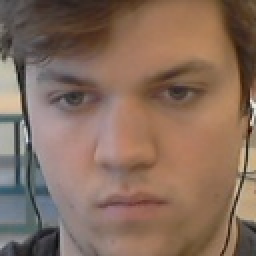
#> input picture junk/resize_steve.jpg, 128 x 128 px, given in place of x-raw, format=(string)BGR ! appsink, which was not available (shown 2 times larger)
$ python test1.py   (Python 2 division)
#> lines starting #> are read from the running program, lines starting #| are printed output that depends on the picture; pictures that were not available may be replaced by others from this repository, and a replacement may not be noted
import sys
import cv2
import numpy as np

def read_cam():
    # On versions of L4T previous to L4T 28.1, flip-method=2
    # Use the Jetson onboard camera
    cap = cv2.VideoCapture("nvcamerasrc ! video/x-raw(memory:NVMM), width=(int)1280, height=(int)720,format=(string)I420, framerate=(fraction)30/1 ! nvvidconv flip-method=0 ! video/x-raw, format=(string)BGRx ! videoconvert ! video/x-raw, format=(string)BGR ! appsink")
    if cap.isOpened():
        windowName = "CannyDemo"
        cv2.namedWindow(windowName, cv2.WINDOW_NORMAL)
        cv2.resizeWindow(windowName,1280,720)
        cv2.moveWindow(windowName,0,0)
        cv2.setWindowTitle(windowName,"Canny Edge Detection")
        showWindow=3  # Show all stages
        showHelp = True
        font = cv2.FONT_HERSHEY_PLAIN
        helpText="'Esc' to Quit, '1' for Camera Feed, '2' for Canny Detection, '3' for All Stages. '4' to hide help"
        edgeThreshold=40
        showFullScreen = False
        while True:
            if cv2.getWindowProperty(windowName, 0) < 0: # Check to see if the user closed the window
                # This will fail if the user closed the window; Nasties get printed to the console
                break;
            ret_val, frame = cap.read();
#> frame is the input picture: shape (128, 128, 3); mean B, G, R 93.1, 108.6, 134.5
            hsv=cv2.cvtColor(frame, cv2.COLOR_BGR2GRAY)
            blur=cv2.GaussianBlur(hsv,(7,7),1.5)
            edges=cv2.Canny(blur,0,edgeThreshold)
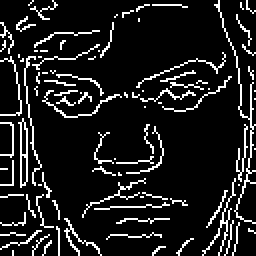
#> edges: shape (128, 128) (shown 2 times larger); 11.4% white in thin lines or dots
            if showWindow == 3:  # Need to show the 4 stages
                # Composite the 2x2 window
                # Feed from the camera is RGB, the others gray
                # To composite, convert gray images to color.
                # All images must be of the same type to display in a window
                frameRs=cv2.resize(frame, (640,360))
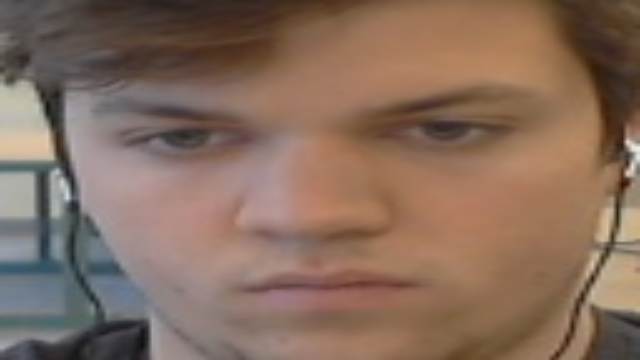
#> frameRs: shape (360, 640, 3); mean B, G, R 93, 108.5, 134.4
                hsvRs=cv2.resize(hsv,(640,360))
                vidBuf = np.concatenate((frameRs, cv2.cvtColor(hsvRs,cv2.COLOR_GRAY2BGR)), axis=1)
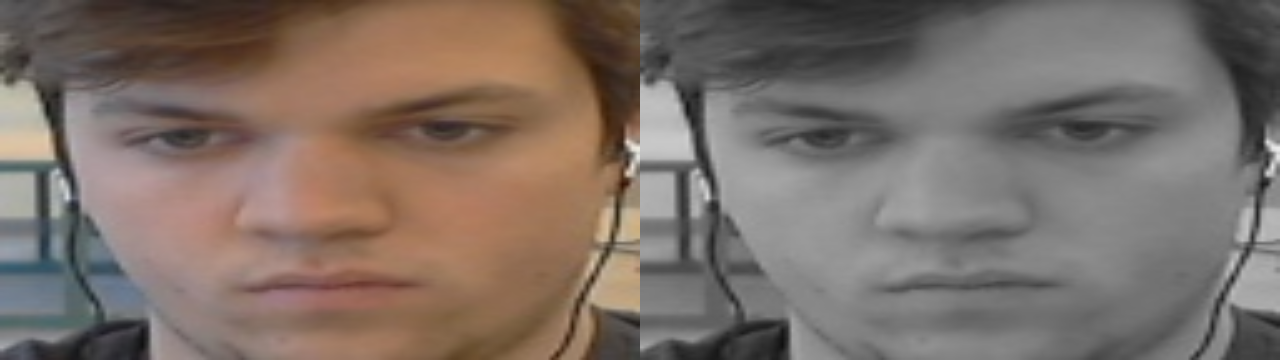
#> vidBuf: shape (360, 1280, 3); mean B, G, R 103.7, 111.5, 124.4
                blurRs=cv2.resize(blur,(640,360))
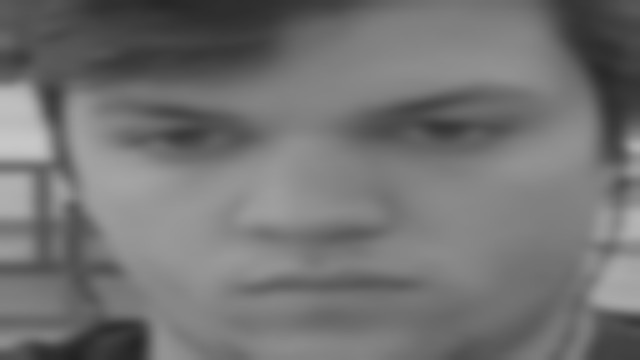
#> blurRs: shape (360, 640); min 34, max 199, mean 114.5
                edgesRs=cv2.resize(edges,(640,360))
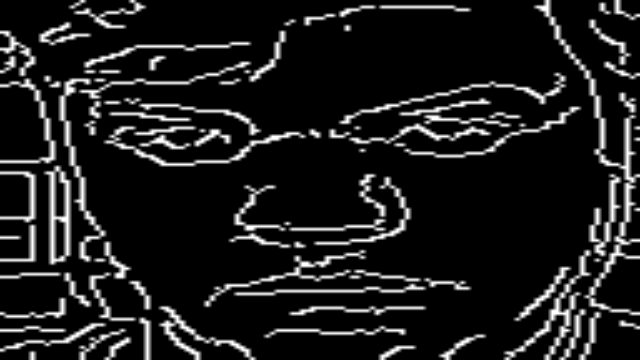
#> edgesRs: shape (360, 640); min 0, max 255, mean 29
                vidBuf1 = np.concatenate( (cv2.cvtColor(blurRs,cv2.COLOR_GRAY2BGR),cv2.cvtColor(edgesRs,cv2.COLOR_GRAY2BGR)), axis=1)
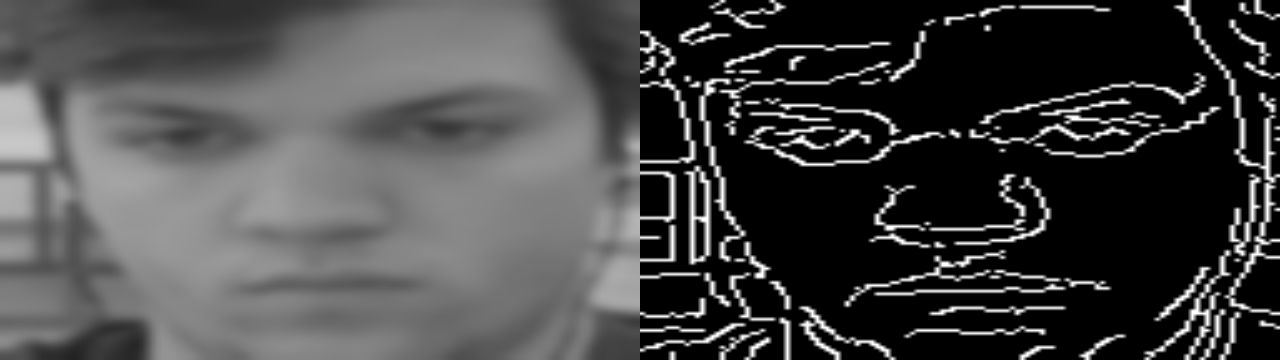
#> vidBuf1: shape (360, 1280, 3); min 0, max 255, mean 71.7
                vidBuf = np.concatenate( (vidBuf, vidBuf1), axis=0)
#> vidBuf: shape (720, 1280, 3)

            if showWindow==1: # Show Camera Frame
                displayBuf = frame
            elif showWindow == 2: # Show Canny Edge Detection
                displayBuf = edges
            elif showWindow == 3: # Show All Stages
                displayBuf = vidBuf

            if showHelp == True:
                cv2.putText(displayBuf, helpText, (11,20), font, 1.0, (32,32,32), 4, cv2.LINE_AA)
                cv2.putText(displayBuf, helpText, (10,20), font, 1.0, (240,240,240), 1, cv2.LINE_AA)
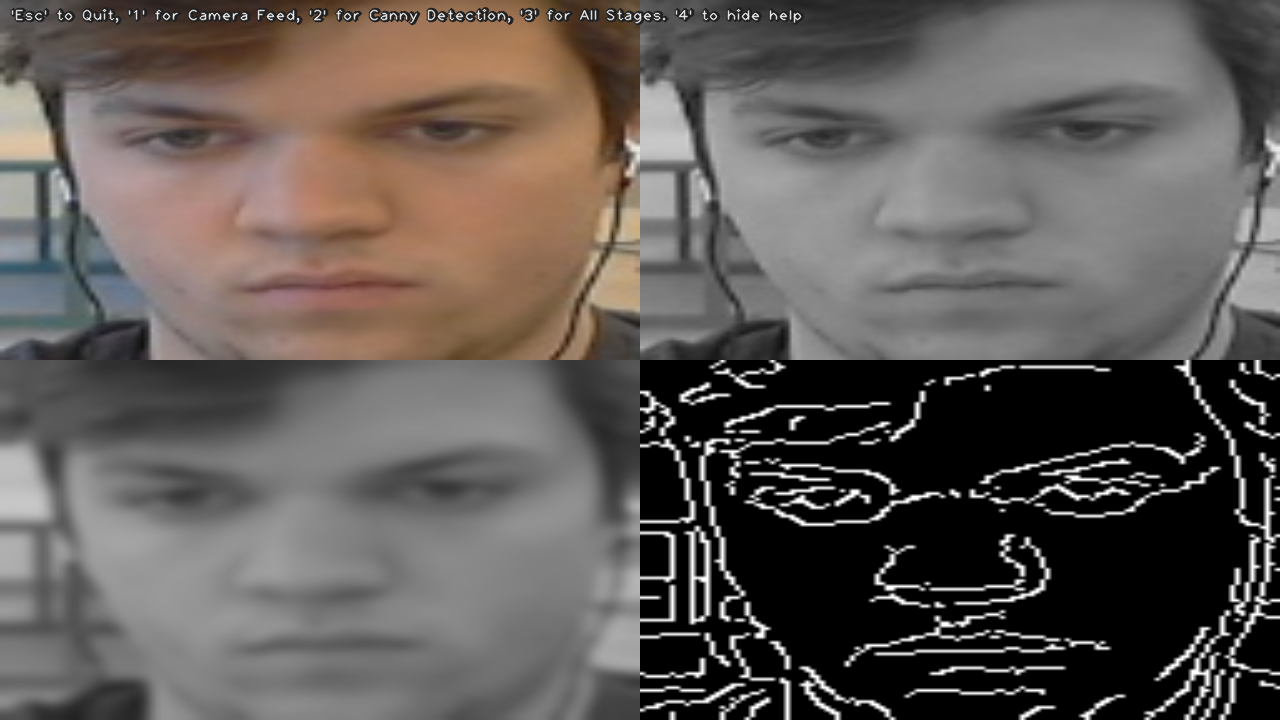
#> displayBuf: shape (720, 1280, 3); mean B, G, R 87.9, 91.6, 98
            cv2.imshow(windowName,displayBuf)
            key=cv2.waitKey(10)
#> (key Esc is pressed here)
            if key == 27: # Check for ESC key
                cv2.destroyAllWindows()
                break ;
            elif key==49: # 1 key, show frame
                cv2.setWindowTitle(windowName,"Camera Feed")
                showWindow=1
            elif key==50: # 2 key, show Canny
                cv2.setWindowTitle(windowName,"Canny Edge Detection")
                showWindow=2
            elif key==51: # 3 key, show Stages
                cv2.setWindowTitle(windowName,"Camera, Gray scale, Gaussian Blur, Canny Edge Detection")
                showWindow=3
            elif key==52: # 4 key, toggle help
                showHelp = not showHelp
            elif key==44: # , lower canny edge threshold
                edgeThreshold=max(0,edgeThreshold-1)
                print 'Canny Edge Threshold Maximum: ',edgeThreshold
            elif key==46: # , raise canny edge threshold
                edgeThreshold=edgeThreshold+1
                print 'Canny Edge Threshold Maximum: ', edgeThreshold
            elif key==74: # Toggle fullscreen; This is the F3 key on this particular keyboard
                # Toggle full screen mode
                if showFullScreen == False :
                    cv2.setWindowProperty(windowName, cv2.WND_PROP_FULLSCREEN, cv2.WINDOW_FULLSCREEN)
                else:
                    cv2.setWindowProperty(windowName, cv2.WND_PROP_FULLSCREEN, cv2.WINDOW_NORMAL)
                showFullScreen = not showFullScreen

    else:
     print "camera open failed"


if __name__ == '__main__':
    read_cam()
